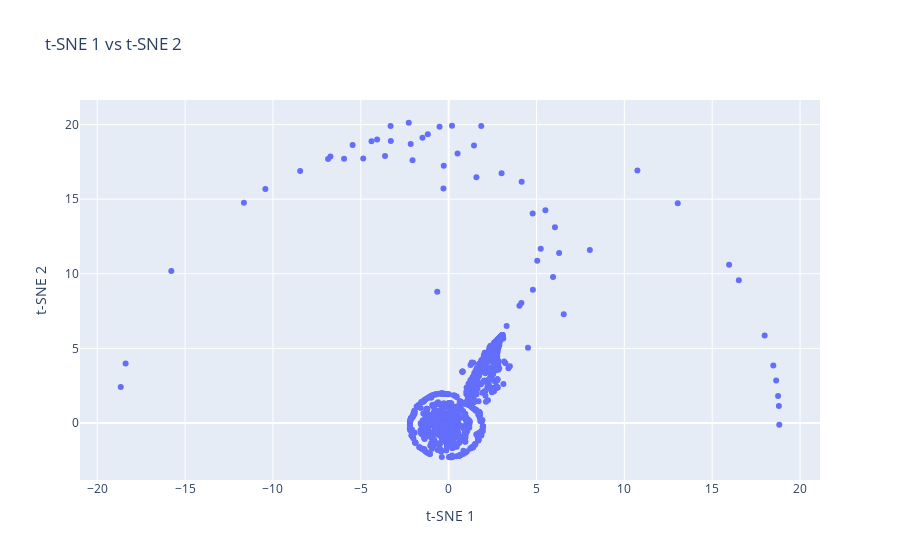

The notebook cell saved with this chart:
### Code cell
plot_words(glove_tsne_embds, 0, number_of_words, 1)

### Figure 1 — Plotly figure (JSON) as saved in the notebook; plotly's stock layout.template omitted (floating-point values rounded to 4 significant figures; data arrays with more than 128 entries replaced by an {"elided": "..."} marker saying what was removed)
{"data": [{"mode": "markers", "text": {"elided": "1623 str values"}, "type": "scatter", "x": {"elided": "2000 float values"}, "y": {"elided": "2000 float values"}}], "layout": {"autosize": true, "hovermode": "closest", "title": {"text": "t-SNE 1 vs t-SNE 2"}, "xaxis": {"autorange": true, "range": [-20.88, 21.03], "title": {"text": "t-SNE 1"}, "type": "linear"}, "yaxis": {"autorange": true, "range": [-4.15, 21.97], "title": {"text": "t-SNE 2"}, "type": "linear"}}}
